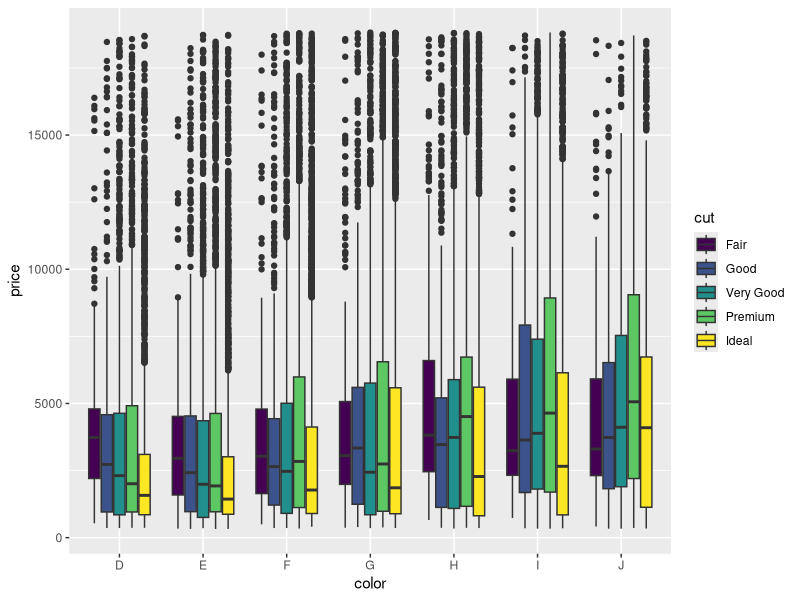
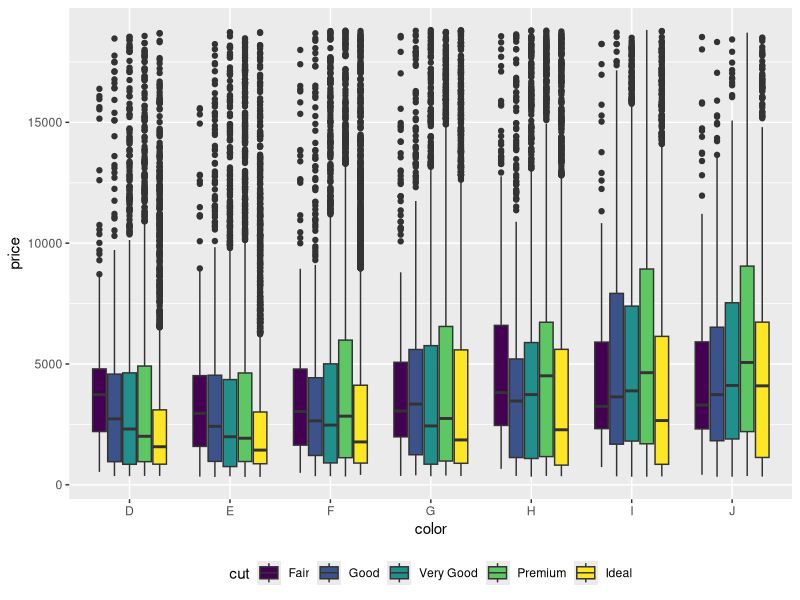
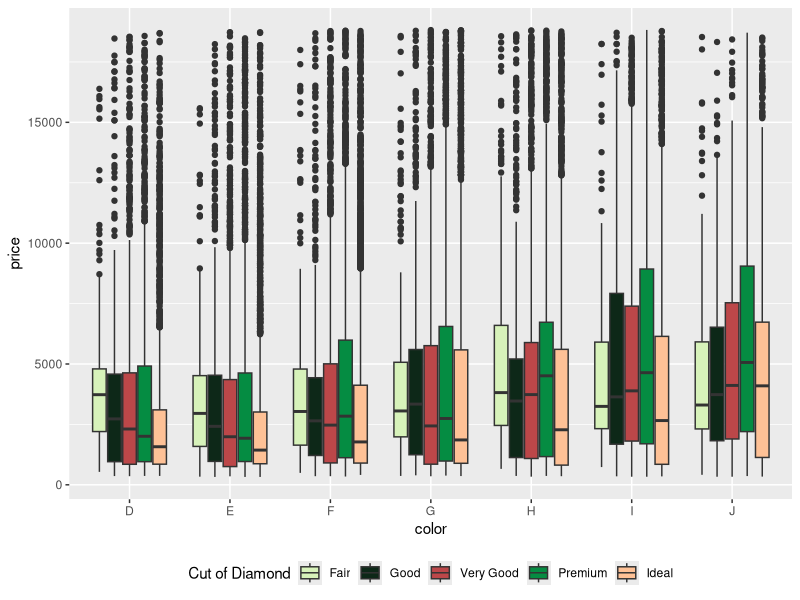
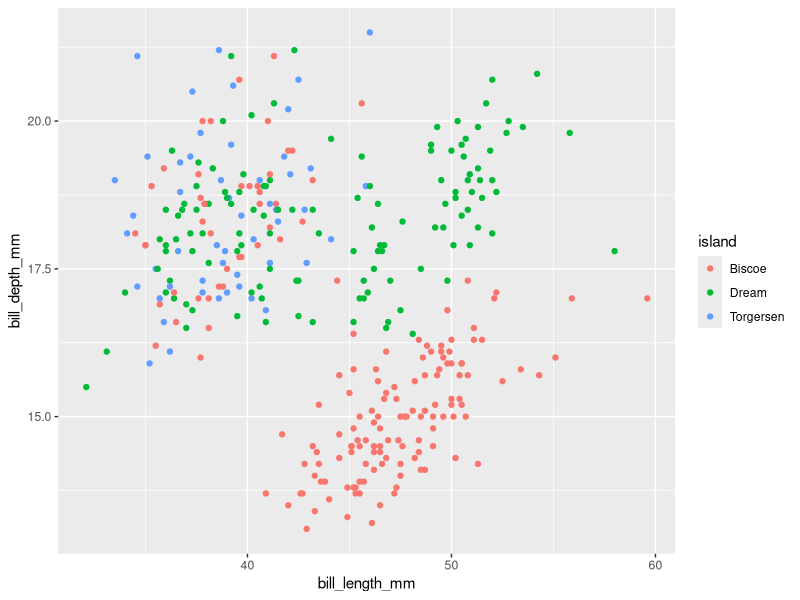
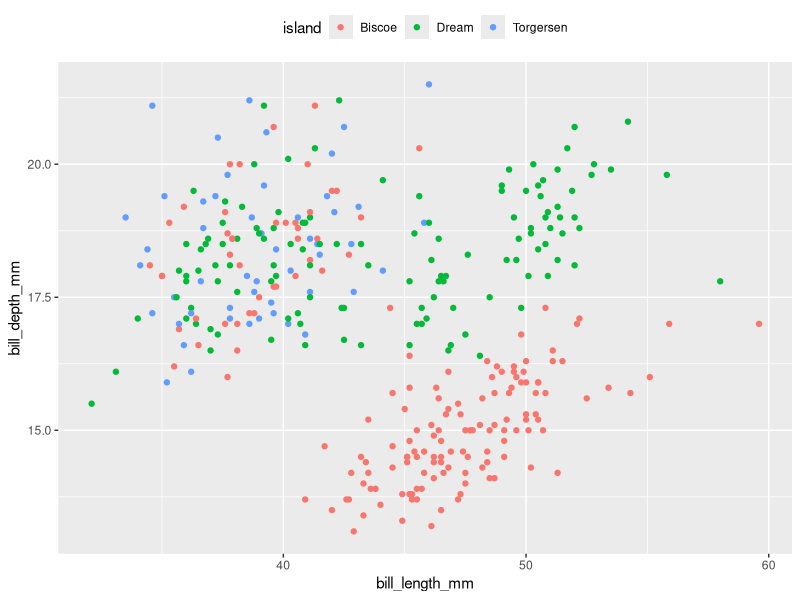
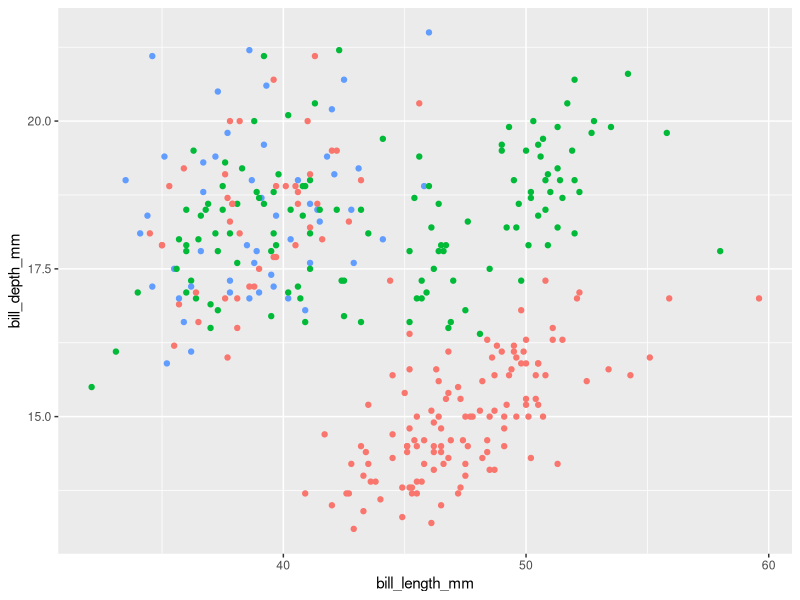
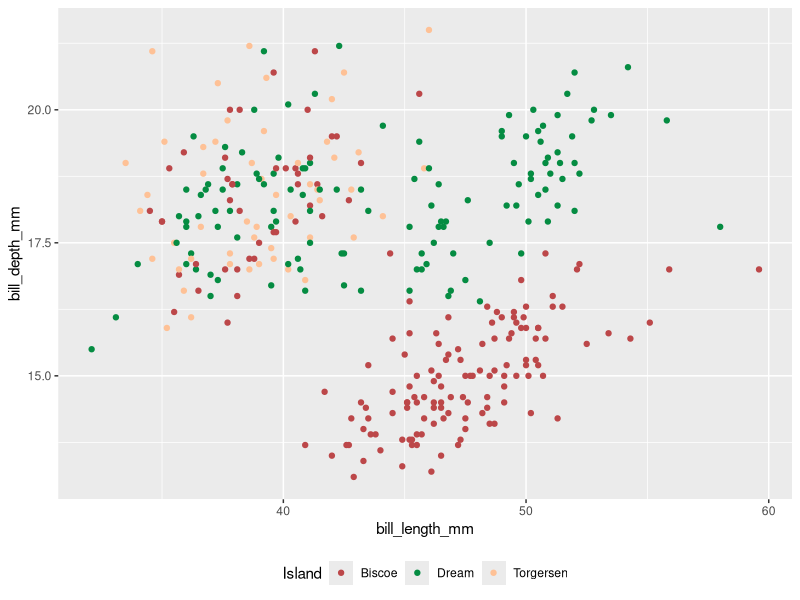
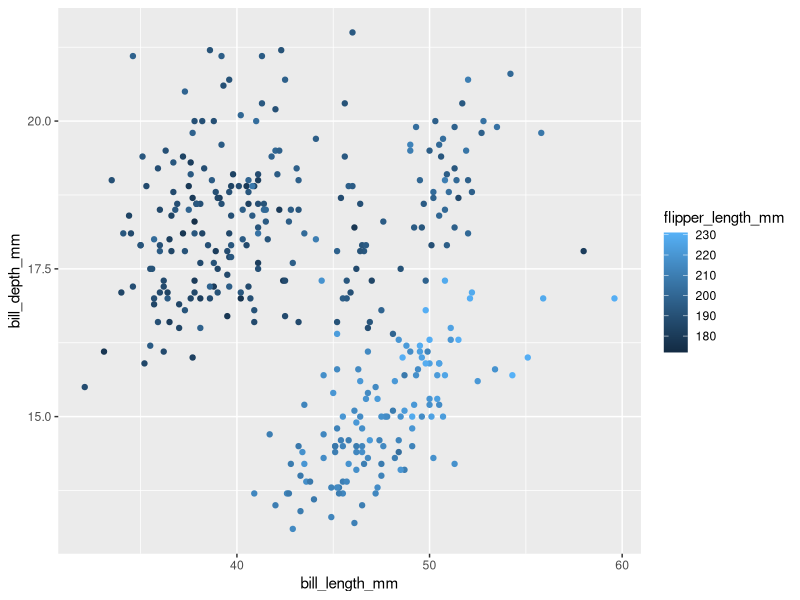

Write the R code that produced these figures, in order.
## ---- chunk 1
library(ggplot2)
data(diamonds)
ggplot(diamonds, aes(color, price, fill= cut))+ 
  geom_boxplot()
## ---- chunk 2
ggplot(diamonds, aes(color, price, fill= cut))+ 
  geom_boxplot()+
  theme(legend.position = "bottom") ##positions are top, left, right, bottom, or none
## ---- chunk 3
ggplot(diamonds, aes(color, price, fill= cut))+ 
  geom_boxplot()+
  theme(legend.position = "bottom")+ 
  scale_fill_manual(name= "Cut of Diamond", values = c("#D7F2BA", "#0D2818", "#BC4749", "#058C42", "#FEC196"))
## ---- chunk 4
library(palmerpenguins)
data(penguins)
ggplot(penguins, aes(bill_length_mm, bill_depth_mm, color= island))+ 
  geom_point()
## ---- chunk 5
ggplot(penguins, aes(bill_length_mm, bill_depth_mm, color= island))+ 
  geom_point()+
  theme(legend.position = "top")
## ---- chunk 6
ggplot(penguins, aes(bill_length_mm, bill_depth_mm, color= island))+ 
  geom_point()+
  theme(legend.position = "none")
## ---- chunk 7
ggplot(penguins, aes(bill_length_mm, bill_depth_mm, color= island))+ 
  geom_point()+
  theme(legend.position = "bottom")+
  scale_color_manual(name= "Island", values = c("#BC4749", "#058C42", "#FEC196"))
## ---- chunk 8
ggplot(penguins, aes(bill_length_mm, bill_depth_mm, color = flipper_length_mm))+ 
  geom_point()
## ---- chunk 9
ggplot(diamonds, aes(carat, price, color= cut))+ 
  geom_point()+
  geom_smooth(method= "lm", color= "black")+
  facet_wrap(~color) ##four variables

ggplot(diamonds, aes(color, price, colour = cut))+ 
  geom_boxplot()+
  facet_wrap(~cut) #three variables
## ---- chunk 10
levels(penguins$species)<- c("Adelie Penguin", "Chinstrap Penguin", "Gentoo Penguin")

ggplot(penguins, aes(bill_length_mm, bill_depth_mm))+ 
  geom_point()+ 
  facet_wrap(~species)
## ---- chunk 11
speciesTitle<- c("Adelie Penguin"= "Adelie", "Chinstrap Penguin"= "Chinstrap", "Gentoo Penguin"= "Gentoo") #write current name in dataset = name you want to present

ggplot(penguins, aes(bill_length_mm, bill_depth_mm))+ 
  geom_point()+ 
  facet_wrap(~species, labeller= as_labeller(speciesTitle))
## ---- chunk 12
data(mtcars)
library(viridis)
cylinders<- c("4"= "Four Cylinder", "6"= "Six Cylinder", "8"= "Eight Cylinder")
ggplot(mtcars, aes(mpg, hp))+
  geom_point(color= "lightpink")+
  facet_wrap(~cyl, labeller= as_labeller(cylinders))+
  labs(title = "Miles per Gallon and Horsepower by Cylinder", x= "Miles per Gallon", y= "Horsepower")+
  theme_bw()
## ---- chunk 13
getwd()
## ---- chunk 14
ggsave("FinalMtcarsGraph.tiff", width = 10, height = 8, units = "in", dpi = 300)
## ---- chunk 15
setwd()
